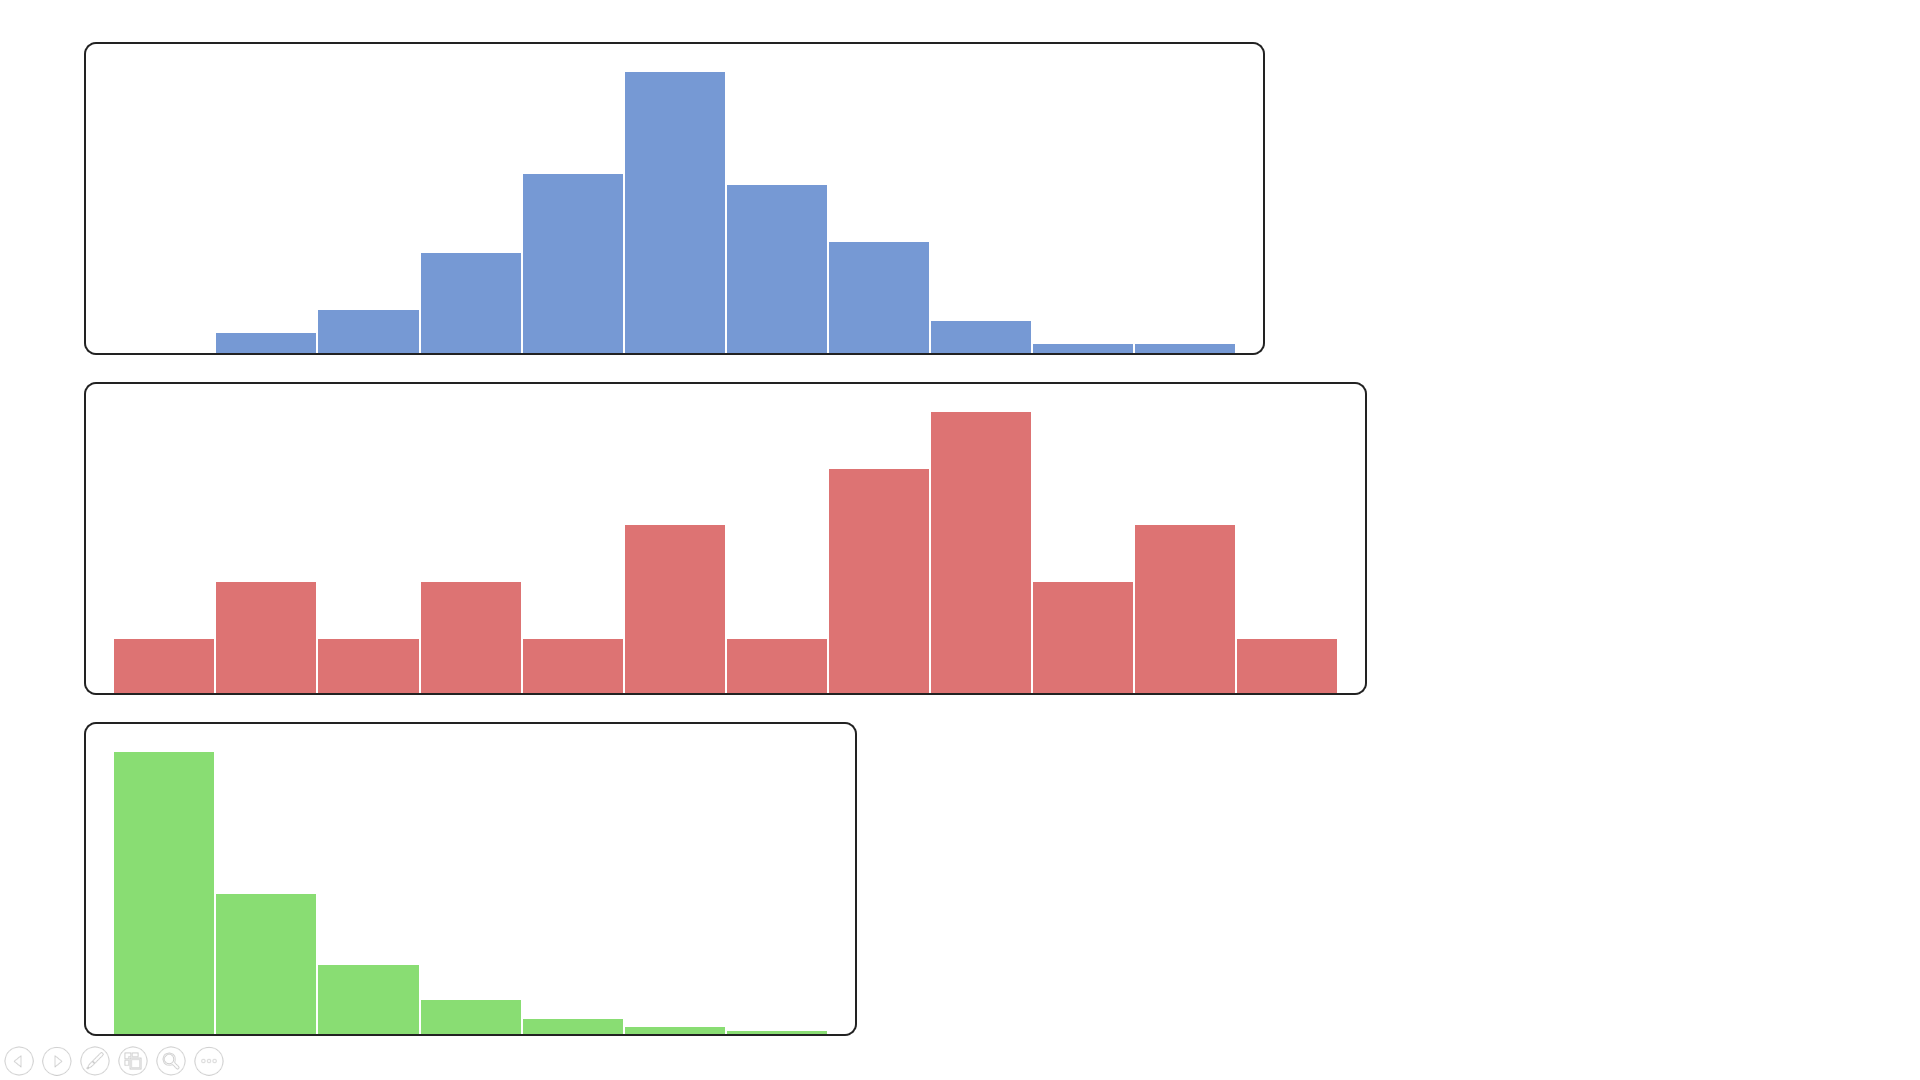

This figure's Python source:
import tempfile

from presentation import Presentation


def main() -> None:
    histograms = [
        {
            "values": [0, 2, 4, 9, 16, 25, 15, 10, 3, 1, 1],
            "fill": "#7699d4",
            "stroke": "#fff"
        },
        {
            "values": [1, 2, 1, 2, 1, 3, 1, 4, 5, 2, 3, 1],
            "fill": "#dd7373",
            "stroke": "#fff"
        },
        {
            "values": [200, 100, 50, 25, 12, 6, 3],
            "fill": "#89dd73",
            "stroke": "#fff"
        }
    ]

    x0 = 2
    y0 = 1.25
    bar_width = 1.8
    height = 5

    with tempfile.TemporaryDirectory() as temp_path:
        presentation = Presentation(presentation_path="../empty.pptx", work_path=temp_path)

        for histogram in histograms:
            values = histogram["values"]
            max_value = max(values)
            rectangles = []

            for i, value in enumerate(values):
                bar_height = value / max_value * height
                x = x0 + i * bar_width
                y = y0 + height - bar_height
                rectangles.append({"x": x, "y": y, "w": bar_width, "h": bar_height, "fill": histogram["fill"], "stroke": histogram["stroke"]})

            presentation.add_rectangles(rectangles=rectangles)
            presentation.add_rectangle({"x": x0 - 0.5, "y": y0 - 0.5, "w": bar_width * len(values) + 1, "h": height + 0.5, "stroke": "#222", "radius": 0.07})
            y0 += height + 1

        presentation.save("histogram.pptx")


if __name__ == "__main__":
    main()
